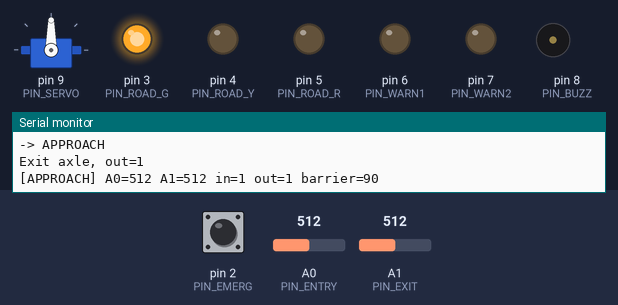
Bench run of a sketch on a simulated Arduino Uno, built with avr-gcc and run on an emulated ATmega328P. Shown: servo, output pins drawn as LEDs (lit = HIGH), buzzer (waves = sounding), the last lines printed to the serial monitor. Dashed ring = blinking. The inputs (shaded band) are chosen by the test bench; at power-on: pin 2 (PIN_EMERG) HIGH, A0 (PIN_ENTRY) = 512, A1 (PIN_EXIT) = 512.

Above: at 2.0 s.
2.1 s: pin 2 (PIN_EMERG) pulled LOW for 0.15 s
At 2.25 s:
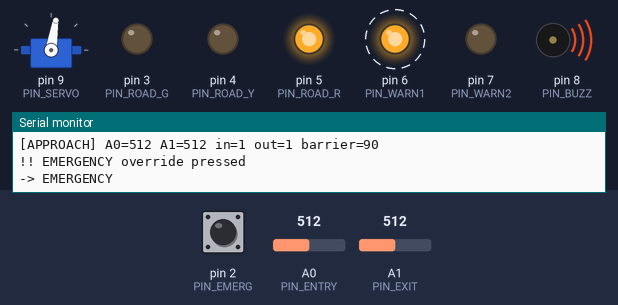
5.1 s: pin 2 (PIN_EMERG) pulled LOW for 1 s
At 5.49 s:
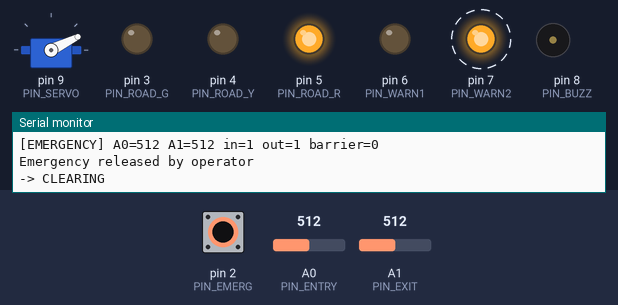
7.9 s: A0 (PIN_ENTRY) set to 4
9.4 s: A0 (PIN_ENTRY) set to 1
At 9.85 s:
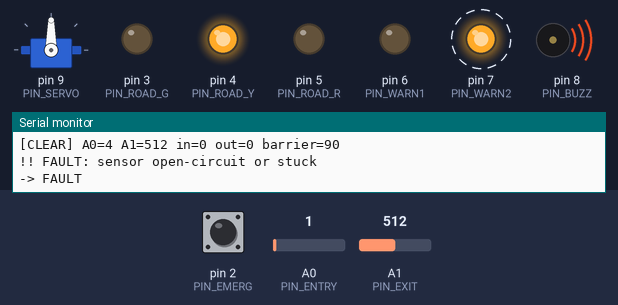
12.4 s: pin 2 (PIN_EMERG) pulled LOW for 0.15 s
At 12.57 s:
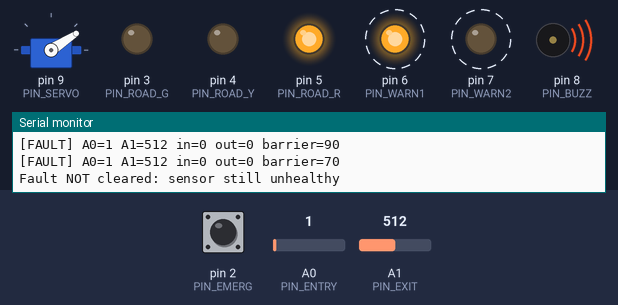
Timing chart, 0 to 16.4 s (numbered marks = the images above; inputs shaded):
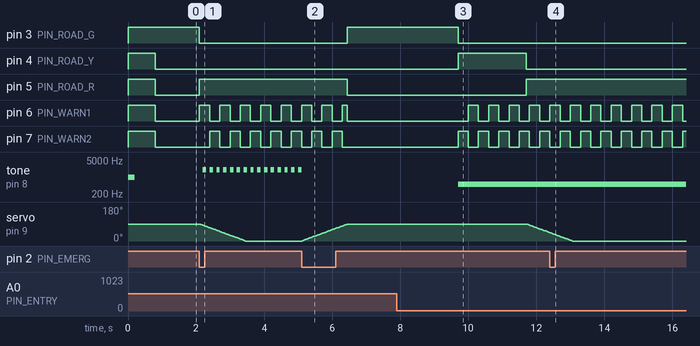

Measured:
- the behaviour switches between 3 and 2 on A0 (PIN_ENTRY) (found by bisection; images 2 and 3)
- after the input at 2.1 s, pin 4 (PIN_ROAD_Y): stays LOW (without the input it goes to HIGH after 0.20 s); pin 5 (PIN_ROAD_R): LOW → HIGH after 0.00 s instead of 2.2 s; tone on pin 8 (PIN_BUZZ): alternates 2000 Hz for 0.10 s and silent for 0.10 s, starting after 0.10 s
- after the input at 5.1 s, pin 3 (PIN_ROAD_G): LOW → HIGH after 1.3 s; pin 5 (PIN_ROAD_R): HIGH → LOW after 1.3 s; pin 7 (PIN_WARN2): goes on until 6.3 s, then stays LOW; tone on pin 8 (PIN_BUZZ): goes on until 5.1 s, then stays silent; servo on pin 9 (PIN_SERVO): moves from 0° to 90° over 1.3 s, starting at once
- after the input at 9.4 s, pin 3 (PIN_ROAD_G): HIGH → LOW after 0.30 s; pin 4 (PIN_ROAD_Y): LOW → HIGH after 0.30 s, → LOW 2.0 s later; pin 5 (PIN_ROAD_R): LOW → HIGH after 2.3 s; pin 6 (PIN_WARN1): alternates HIGH for 0.30 s and LOW for 0.30 s, starting after 0.60 s; pin 7 (PIN_WARN2): alternates HIGH for 0.30 s and LOW for 0.30 s, starting after 0.30 s
- after the input at 12.4 s, servo on pin 9 (PIN_SERVO): goes on until 13.1 s, then stays 0°
- by itself, pin 6 (PIN_WARN1), pin 7 (PIN_WARN2): alternates HIGH for 0.30 s and LOW for 0.30 s

The sketch:

level_crossing__3_.ino
```cpp
/*
  Smart Railway Level-Crossing Safety Controller with Emergency Override
  Arduino Uno | scale-model prototype, NOT a certified railway safety system

  Features
   - Axle counting with two FSRs (entry adds, exit subtracts)
   - Speed estimate -> constant warning time (hold-off before warning starts)
   - Non-blocking millis() FSM (no delay() after setup)
   - Emergency button on hardware interrupt (D2 / INT0)
   - Fault detection: open circuit, stuck sensor, exit-before-entry
   - Stalled-train alarm, smooth servo barrier, distinct buzzer patterns
   - Serial event log

  Pin map (matches the wiring guide)
   A0 entry FSR | A1 exit FSR | D2 emergency button (to GND, INPUT_PULLUP)
   D3 road GREEN pair | D4 road YELLOW pair | D5 road RED pair
   D6 / D7 railway LEDs | D8 -> 220 ohm -> piezo + | D9 servo
*/

#include <Servo.h>

// ---------------- Pins ----------------
const uint8_t PIN_ENTRY  = A0;
const uint8_t PIN_EXIT   = A1;
const uint8_t PIN_EMERG  = 2;
const uint8_t PIN_ROAD_G = 3;
const uint8_t PIN_ROAD_Y = 4;
const uint8_t PIN_ROAD_R = 5;
const uint8_t PIN_WARN1  = 6;
const uint8_t PIN_WARN2  = 7;
const uint8_t PIN_BUZZ   = 8;
const uint8_t PIN_SERVO  = 9;

// ---------------- Sensor tuning (check with the Serial Monitor) ----------------
const int PRESS_ON  = 300;   // ADC above this = pressed
const int PRESS_OFF = 150;   // ADC below this = released (hysteresis)
const int OPEN_LIMIT = 3;    // ADC below this = broken wire (needs the 470k bypass)
#define ENABLE_OPEN_CIRCUIT_CHECK 1   // set to 0 if your idle reading is ~0
const unsigned long SENSOR_DEBOUNCE_MS = 40;
const unsigned long FAULT_CONFIRM_MS   = 300;
const unsigned long STUCK_MS           = 30000UL;  // pressed this long = stuck

// ---------------- Model geometry (change to match your model) ----------------
const unsigned long AXLE_SPACING_MM      = 60;   // between first two axles of a train
const unsigned long DIST_TO_CROSSING_MM  = 600;  // entry sensor -> crossing
const unsigned long SENSOR_SPACING_MM    = 800;  // entry sensor -> exit sensor

// ---------------- Timing ----------------
const unsigned long YELLOW_MS            = 2000;
const unsigned long TARGET_WARNING_MS    = 5000;   // warning lead time before arrival
const unsigned long SPEED_WAIT_MS        = 1500;   // no 2nd axle by now -> warn anyway
const unsigned long MAX_HOLDOFF_MS       = 15000;
const unsigned long EXIT_HOLD_MS         = 1500;   // quiet time after last axle leaves
const unsigned long OCCUPIED_TIMEOUT_MS  = 30000UL;
const unsigned long FLASH_MS             = 300;
const unsigned long BARRIER_STEP_MS      = 15;     // 1 degree per step

// Fast-train mode: when the ETA is too short for the normal sequence,
// use a shorter yellow phase and a faster barrier.
const unsigned long FAST_YELLOW_MS = 1000;
const unsigned long FAST_STEP_MS   = 5;      // 90 steps = 0.45 s of barrier travel
const unsigned long FAST_MARGIN_MS = 1000;   // spare time wanted before arrival

const int BARRIER_OPEN   = 90;
const int BARRIER_CLOSED = 0;   // swap the two values if your arm moves the wrong way

// ---------------- Constants ----------------
enum { S_CLEAR, S_APPROACH, S_WARNING, S_CLOSING, S_OCCUPIED,
       S_EXITING, S_CLEARING, S_FAULT, S_EMERGENCY };
const char* const STATE_NAMES[] = { "CLEAR", "APPROACH", "WARNING", "CLOSING",
  "CROSSING OCCUPIED", "EXITING", "CLEARING", "FAULT", "EMERGENCY" };

enum { ROAD_GREEN, ROAD_YELLOW, ROAD_RED };
enum { BZ_OFF, BZ_WARN, BZ_EMERG, BZ_FAULT, BZ_STALLED };

// ---------------- Sensors ----------------
struct Sensor {
  uint8_t pin;
  int value;
  bool pressed;
  unsigned long lastChange;
  bool low;
  unsigned long lowStart;
  bool openCircuit;
  bool stuck;
};
Sensor sensors[2] = {
  { PIN_ENTRY, 0, false, 0, false, 0, false, false },
  { PIN_EXIT,  0, false, 0, false, 0, false, false }
};
const uint8_t ENTRY = 0, EXIT_S = 1;

// ---------------- Globals ----------------
Servo barrier;
int barrierPos = BARRIER_OPEN;
int barrierTarget = BARRIER_OPEN;

uint8_t state = S_CLEAR;
uint8_t roadMode = ROAD_GREEN;
uint8_t buzz = BZ_OFF;
bool flash = false;
bool safeYellow = false;
bool stalled = false;

int axlesIn = 0, axlesOut = 0;
unsigned long tState = 0, warnAt = 0, tFirstIn = 0, lastExitMs = 0;
unsigned long closureStart = 0, transitMs = 0;
unsigned int trainCount = 0, faultCount = 0;
unsigned long yellowMs = YELLOW_MS;          // active yellow duration
unsigned long stepMs = BARRIER_STEP_MS;      // active barrier step time

// ---------------- Emergency interrupt ----------------
volatile bool emergFlag = false;
volatile unsigned long lastEmergMs = 0;

void emergISR() {
  unsigned long t = millis();
  if (t - lastEmergMs > 300) {   // simple debounce
    emergFlag = true;
    lastEmergMs = t;
  }
}

bool takeEmergPress() {
  noInterrupts();
  bool f = emergFlag;
  emergFlag = false;
  interrupts();
  return f;
}

// ---------------- Outputs ----------------
void setRoad(uint8_t m) {
  roadMode = m;
  digitalWrite(PIN_ROAD_G, m == ROAD_GREEN);
  digitalWrite(PIN_ROAD_Y, m == ROAD_YELLOW);
  digitalWrite(PIN_ROAD_R, m == ROAD_RED);
}

void updateBarrier(unsigned long now) {
  static unsigned long last = 0;
  if (now - last < stepMs) return;
  last = now;
  if (barrierPos < barrierTarget) barrierPos++;
  else if (barrierPos > barrierTarget) barrierPos--;
  else return;
  barrier.write(barrierPos);
}

void updateFlashers(unsigned long now) {
  static unsigned long last = 0;
  static bool phase = false;
  if (!flash) {
    digitalWrite(PIN_WARN1, LOW);
    digitalWrite(PIN_WARN2, LOW);
    return;
  }
  if (now - last >= FLASH_MS) {
    last = now;
    phase = !phase;
  }
  digitalWrite(PIN_WARN1, phase);
  digitalWrite(PIN_WARN2, !phase);
}

void updateBuzzer(unsigned long now) {
  static bool lastOn = false;
  static unsigned int lastFreq = 0;
  bool on = false;
  unsigned int freq = 1000;

  switch (buzz) {
    case BZ_WARN:    on = (now % 600) < 150; freq = 1000; break;           // slow beep
    case BZ_EMERG:   on = (now % 200) < 100; freq = 2000; break;           // fast beep
    case BZ_FAULT:   on = true;              freq = 500;  break;           // long low tone
    case BZ_STALLED: on = true; freq = ((now / 250) % 2) ? 800 : 1500; break; // siren
    default:         on = false; break;
  }

  if (on) {
    if (!lastOn || freq != lastFreq) tone(PIN_BUZZ, freq);
  } else if (lastOn) {
    noTone(PIN_BUZZ);
  }
  lastOn = on;
  lastFreq = freq;
}

// ---------------- Sensor handling ----------------
// Returns true on a debounced rising edge (one axle).
bool updateSensor(uint8_t i, unsigned long now) {
  Sensor &s = sensors[i];
  s.value = analogRead(s.pin);

  // open-circuit detection
  if (s.value < OPEN_LIMIT) {
    if (!s.low) { s.low = true; s.lowStart = now; }
    if (now - s.lowStart >= FAULT_CONFIRM_MS) s.openCircuit = true;
  } else {
    s.low = false;
    s.openCircuit = false;
  }
#if !ENABLE_OPEN_CIRCUIT_CHECK
  s.openCircuit = false;
#endif

  // press / release with hysteresis and debounce
  bool rising = false;
  if (!s.pressed && s.value > PRESS_ON && now - s.lastChange > SENSOR_DEBOUNCE_MS) {
    s.pressed = true;
    s.lastChange = now;
    rising = true;
  } else if (s.pressed && s.value < PRESS_OFF && now - s.lastChange > SENSOR_DEBOUNCE_MS) {
    s.pressed = false;
    s.lastChange = now;
  }

  s.stuck = s.pressed && (now - s.lastChange > STUCK_MS);
  return rising;
}

bool sensorsHealthy() {
  return !sensors[ENTRY].openCircuit && !sensors[EXIT_S].openCircuit &&
         !sensors[ENTRY].stuck && !sensors[EXIT_S].stuck;
}

// ---------------- State helpers ----------------
void setState(uint8_t s) {
  state = s;
  tState = millis();
  if (s == S_WARNING) closureStart = tState;
  Serial.print(F("-> "));
  Serial.println(STATE_NAMES[s]);
}

void resetCounters() {
  axlesIn = 0;
  axlesOut = 0;
  stalled = false;
  transitMs = 0;
}

// Go to a safe state (FAULT or EMERGENCY). If the road is not red yet,
// it passes through yellow first instead of jumping straight to red.
void enterSafe(uint8_t s, const __FlashStringHelper* why) {
  safeYellow = (roadMode != ROAD_RED);
  if (s == S_FAULT) faultCount++;
  Serial.print(F("!! "));
  Serial.println(why);
  setState(s);
}

bool balanced() {
  return axlesIn > 0 && axlesOut >= axlesIn;
}

void onEntryAxle(unsigned long now) {
  if (state == S_CLEARING) {            // new train while reopening
    axlesIn = 1;
    axlesOut = 0;
    stalled = false;
    Serial.println(F("New train while clearing, closing again"));
    setState(S_CLOSING);
    return;
  }

  axlesIn++;
  Serial.print(F("Entry axle, in="));
  Serial.println(axlesIn);

  if (state == S_CLEAR) {
    tFirstIn = now;
    yellowMs = YELLOW_MS;               // normal timing until proven fast
    stepMs = BARRIER_STEP_MS;
    warnAt = now + SPEED_WAIT_MS;       // fallback if no 2nd axle arrives
    setState(S_APPROACH);
  } else if (state == S_APPROACH && axlesIn == 2) {
    // speed from the first two axles (known spacing)
    unsigned long dt = now - tFirstIn;
    if (dt == 0) dt = 1;
    unsigned long speed = AXLE_SPACING_MM * 1000UL / dt;       // mm/s
    unsigned long eta = DIST_TO_CROSSING_MM * dt / AXLE_SPACING_MM;  // ms
    unsigned long hold = (eta > TARGET_WARNING_MS) ? (eta - TARGET_WARNING_MS) : 0;
    if (hold > MAX_HOLDOFF_MS) hold = MAX_HOLDOFF_MS;

    // Fast train: the normal sequence (yellow + barrier travel) would finish
    // too close to, or after, the arrival time, so compress it.
    unsigned long travel = (unsigned long)abs(BARRIER_OPEN - BARRIER_CLOSED);
    unsigned long normalSeq = YELLOW_MS + travel * BARRIER_STEP_MS;
    if (eta < normalSeq + FAST_MARGIN_MS) {
      yellowMs = FAST_YELLOW_MS;
      stepMs = FAST_STEP_MS;
      Serial.println(F("Fast train: short yellow, fast barrier"));
      if (eta < FAST_YELLOW_MS + travel * FAST_STEP_MS) {
        Serial.println(F("!! Too fast for this sensor distance: barrier will be late"));
      }
    }
    warnAt = tFirstIn + hold;   // counted from the FIRST axle, which reaches the crossing first
    long wait = (long)(warnAt - now);
    if (wait < 0) wait = 0;
    Serial.print(F("Speed ~"));  Serial.print(speed);
    Serial.print(F(" mm/s, ETA ")); Serial.print(eta);
    Serial.print(F(" ms, warning starts in ")); Serial.print(wait);
    Serial.println(F(" ms"));
  }
}

void onExitAxle(unsigned long now) {
  if (axlesOut >= axlesIn) {            // exit pulse with nothing inside
    enterSafe(S_FAULT, F("FAULT: exit sensor before entry"));
    return;
  }
  axlesOut++;
  lastExitMs = now;
  if (axlesOut == 1) transitMs = now - tFirstIn;
  Serial.print(F("Exit axle, out="));
  Serial.println(axlesOut);
}

void logTrain(unsigned long now) {
  trainCount++;
  unsigned long speed = transitMs ? SENSOR_SPACING_MM * 1000UL / transitMs : 0;
  Serial.println(F("------ TRAIN LOG ------"));
  Serial.print(F("Train #"));          Serial.println(trainCount);
  Serial.print(F("Axles: "));          Serial.println(axlesIn);
  Serial.print(F("Transit (ms): "));   Serial.println(transitMs);
  Serial.print(F("Speed (mm/s): "));   Serial.println(speed);
  Serial.print(F("Closed for (ms): ")); Serial.println(now - closureStart);
  Serial.print(F("Faults so far: "));  Serial.println(faultCount);
  Serial.println(F("-----------------------"));
}

void printStatus(unsigned long now) {
  static unsigned long last = 0;
  if (now - last < 1000) return;
  last = now;
  Serial.print(F("["));  Serial.print(STATE_NAMES[state]);
  Serial.print(F("] A0=")); Serial.print(sensors[ENTRY].value);
  Serial.print(F(" A1="));  Serial.print(sensors[EXIT_S].value);
  Serial.print(F(" in="));  Serial.print(axlesIn);
  Serial.print(F(" out=")); Serial.print(axlesOut);
  Serial.print(F(" barrier=")); Serial.println(barrierPos);
}

// ---------------- Setup ----------------
void setup() {
  Serial.begin(9600);

  pinMode(PIN_ROAD_G, OUTPUT);
  pinMode(PIN_ROAD_Y, OUTPUT);
  pinMode(PIN_ROAD_R, OUTPUT);
  pinMode(PIN_WARN1, OUTPUT);
  pinMode(PIN_WARN2, OUTPUT);
  pinMode(PIN_BUZZ, OUTPUT);
  pinMode(PIN_EMERG, INPUT_PULLUP);

  barrier.attach(PIN_SERVO);
  barrier.write(BARRIER_OPEN);

  // Lamp test (only blocking code in the sketch, runs once at power-up)
  digitalWrite(PIN_ROAD_G, HIGH);
  digitalWrite(PIN_ROAD_Y, HIGH);
  digitalWrite(PIN_ROAD_R, HIGH);
  digitalWrite(PIN_WARN1, HIGH);
  digitalWrite(PIN_WARN2, HIGH);
  tone(PIN_BUZZ, 1000, 200);
  delay(800);
  digitalWrite(PIN_WARN1, LOW);
  digitalWrite(PIN_WARN2, LOW);

  setRoad(ROAD_GREEN);
  attachInterrupt(digitalPinToInterrupt(PIN_EMERG), emergISR, FALLING);

  Serial.println(F("Level crossing controller ready"));
  setState(S_CLEAR);
}

// ---------------- Main loop ----------------
void loop() {
  unsigned long now = millis();

  bool emergPress = takeEmergPress();
  bool inRise  = updateSensor(ENTRY, now);
  bool outRise = updateSensor(EXIT_S, now);

  // ----- Emergency button -----
  if (emergPress) {
    if (state == S_EMERGENCY) {
      // Operator confirms the crossing is clear -> reopen through CLEARING
      Serial.println(F("Emergency released by operator"));
      resetCounters();
      setState(S_CLEARING);
    } else if (state == S_FAULT) {
      if (sensorsHealthy()) {
        Serial.println(F("Fault acknowledged by operator"));
        resetCounters();
        setState(S_CLEARING);
      } else {
        Serial.println(F("Fault NOT cleared: sensor still unhealthy"));
      }
    } else {
      enterSafe(S_EMERGENCY, F("EMERGENCY override pressed"));
    }
  }

  // ----- Sensor faults -----
  if (state != S_FAULT && state != S_EMERGENCY && !sensorsHealthy()) {
    enterSafe(S_FAULT, F("FAULT: sensor open-circuit or stuck"));
  }

  // ----- Axle events -----
  if (state != S_FAULT && state != S_EMERGENCY) {
    if (inRise)  onEntryAxle(now);
    if (outRise) onExitAxle(now);
  }

  // ----- FSM -----
  switch (state) {

    case S_CLEAR:
      setRoad(ROAD_GREEN);
      flash = false;
      buzz = BZ_OFF;
      barrierTarget = BARRIER_OPEN;
      break;

    case S_APPROACH:
      setRoad(ROAD_GREEN);
      flash = false;
      buzz = BZ_OFF;
      barrierTarget = BARRIER_OPEN;
      if ((long)(now - warnAt) >= 0) setState(S_WARNING);
      break;

    case S_WARNING:
      setRoad(ROAD_YELLOW);
      flash = true;
      buzz = BZ_WARN;
      barrierTarget = BARRIER_OPEN;
      if (now - tState >= yellowMs) setState(S_CLOSING);
      break;

    case S_CLOSING:
      setRoad(ROAD_RED);
      flash = true;
      buzz = BZ_WARN;
      barrierTarget = BARRIER_CLOSED;
      if (barrierPos == BARRIER_CLOSED) setState(S_OCCUPIED);
      break;

    case S_OCCUPIED:
      setRoad(ROAD_RED);
      flash = true;
      barrierTarget = BARRIER_CLOSED;
      if (!stalled && now - tState > OCCUPIED_TIMEOUT_MS) {
        stalled = true;
        Serial.println(F("!! STALLED TRAIN: crossing occupied too long"));
      }
      buzz = stalled ? BZ_STALLED : BZ_WARN;
      if (balanced()) setState(S_EXITING);
      break;

    case S_EXITING:
      setRoad(ROAD_RED);
      flash = true;
      buzz = BZ_WARN;
      barrierTarget = BARRIER_CLOSED;
      if (!balanced()) setState(S_OCCUPIED);              // more axles entered
      else if (now - lastExitMs >= EXIT_HOLD_MS) setState(S_CLEARING);
      break;

    case S_CLEARING:
      setRoad(ROAD_RED);                                  // stays red until barrier is up
      flash = true;
      buzz = BZ_OFF;
      barrierTarget = BARRIER_OPEN;
      if (barrierPos == BARRIER_OPEN) {
        if (axlesIn > 0) logTrain(now);
        yellowMs = YELLOW_MS;
        stepMs = BARRIER_STEP_MS;
        resetCounters();
        setRoad(ROAD_GREEN);
        flash = false;
        setState(S_CLEAR);
      }
      break;

    case S_FAULT:
    case S_EMERGENCY:
      flash = true;
      buzz = (state == S_EMERGENCY) ? BZ_EMERG : BZ_FAULT;
      if (safeYellow) {
        setRoad(ROAD_YELLOW);                             // no abrupt green -> red
        if (now - tState >= YELLOW_MS) safeYellow = false;
      } else {
        setRoad(ROAD_RED);
        barrierTarget = BARRIER_CLOSED;
      }
      break;
  }

  updateBarrier(now);
  updateFlashers(now);
  updateBuzzer(now);
  printStatus(now);
}
```
